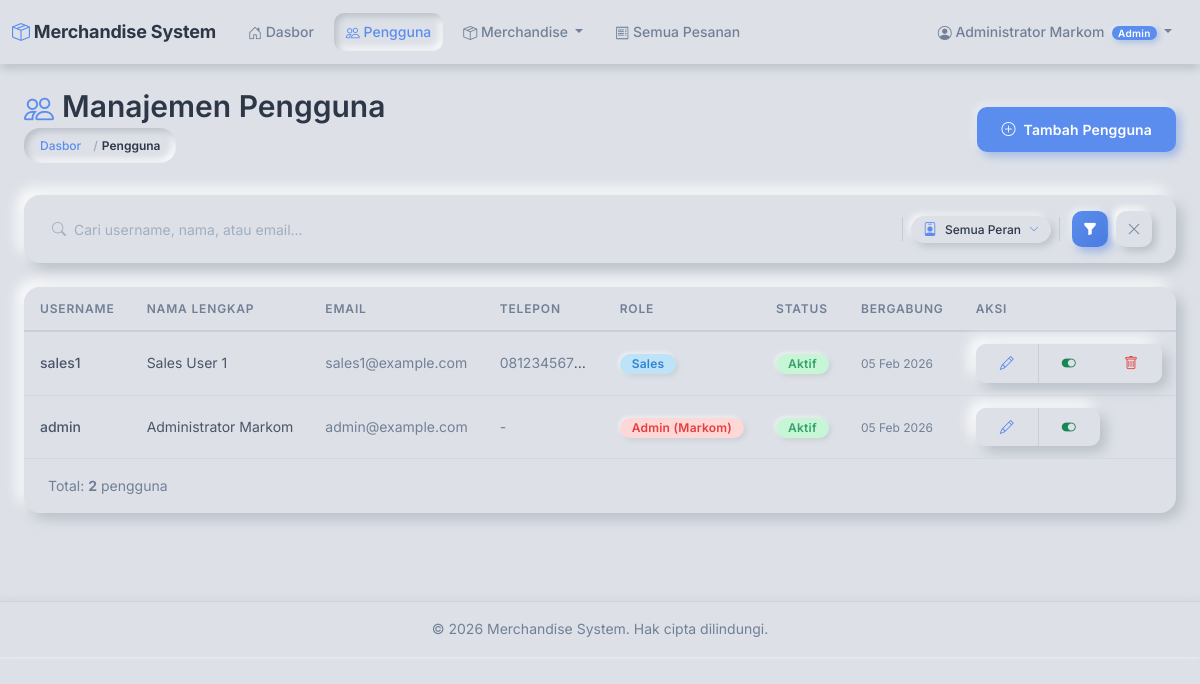
Screenshot of /accounts/users/ (signed in) with the database file from the repository.
### accounts/models.py (models this page shows, shortened)
class User(AbstractUser):
    class Role(models.TextChoices):
        ADMIN = 'ADMIN', 'Admin (Markom)'
        SALES = 'SALES', 'Sales'
    role = models.CharField(
        max_length=10,
        choices=Role.choices,
        default=Role.SALES,
        help_text='User role: ADMIN for Markom, SALES for sales team'
    )
    full_name = models.CharField(
        max_length=255,
        help_text='Full name of the user'
    )
    phone = models.CharField(
        max_length=20,
        blank=True,
        help_text='Phone number'
    )
    class Meta:
        db_table = 'users'
        verbose_name = 'User'
        verbose_name_plural = 'Users'
        ordering = ['-date_joined']
    @property
    def is_admin(self):
        return self.role == self.Role.ADMIN
    @property
    def is_sales(self):
        return self.role == self.Role.SALES

### accounts/views.py (the view)
# urls.py: path('users/', views.user_list, name='user_list'),
@admin_required
def user_list(request):
    search_query = request.GET.get('search', '')
    role_filter = request.GET.get('role', '')
    users = User.objects.all()
    if search_query:
        users = users.filter(
            Q(username__icontains=search_query) |
            Q(full_name__icontains=search_query) |
            Q(email__icontains=search_query)
        )
    if role_filter:
        users = users.filter(role=role_filter)
    context = {
        'users': users,
        'search_query': search_query,
        'role_filter': role_filter,
        'roles': User.Role.choices
    }
    return render(request, 'accounts/user_list.html', context)

### orders/context_processors.py (called while the page is built)
def cart_context(request):
    if request.user.is_authenticated and hasattr(request.user, 'is_sales') and request.user.is_sales:
        cart = Cart(request)
        return {
            'navbar_cart_total': cart.get_total_quantity(),
            'navbar_cart_unique': cart.get_total_unique(),
        }
    return {
        'navbar_cart_total': 0,
        'navbar_cart_unique': 0,
    }

### templates/accounts/user_list.html (shortened to what this page needs)
{% extends 'base.html' %}
{% block content %}
<div class="container-fluid">
    <div class="row mb-4 align-items-center">
        <div class="col">
            <h2 class="mb-1"><i class="bi bi-people me-2" style="color: var(--color-accent);"></i>Manajemen Pengguna</h2>
            <nav aria-label="breadcrumb">
                <ol class="breadcrumb">
                    <li class="breadcrumb-item"><a href="{% url 'dashboard:home' %}">Dasbor</a></li>
                    <li class="breadcrumb-item active">Pengguna</li>
                </ol>
            </nav>
        </div>
        <div class="col-12 col-md-auto mt-3 mt-md-0">
            <a href="{% url 'accounts:user_create' %}" class="btn btn-primary w-100 w-md-auto">
                <i class="bi bi-plus-circle"></i> Tambah Pengguna
            </a>
        </div>
    </div>
    <div class="compact-filter-bar mb-4">
        <form method="get" class="compact-filter-form">
            <div class="compact-filter-field compact-filter-search">
                <i class="bi bi-search compact-filter-icon"></i>
                <input type="text" name="search" class="compact-filter-input"
                       placeholder="Cari username, nama, atau email..."
                       value="{{ search_query }}">
            </div>
            <div class="compact-filter-select-wrap">
                <div class="custom-select-wrapper" data-name="role">
                    <button type="button" class="custom-select-trigger{% if role_filter %} is-active{% endif %}">
                        <i class="bi bi-person-badge cs-icon"></i>
                        <span class="cs-label">{% if role_filter == 'ADMIN' %}Admin{% elif role_filter == 'SALES' %}Sales{% else %}Semua Peran{% endif %}</span>
                        <i class="bi bi-chevron-down cs-chevron"></i>
                    </button>
                </div>
            </div>
            <div class="compact-filter-actions">
                <button type="submit" class="compact-filter-btn compact-filter-btn-primary" title="Terapkan Filter">
                    <i class="bi bi-funnel-fill"></i>
                </button>
                <a href="{% url 'accounts:user_list' %}" class="compact-filter-btn compact-filter-btn-reset" title="Reset Filter">
                    <i class="bi bi-x-lg"></i>
                </a>
            </div>
        </form>
    </div>
    <div class="card">
        <div class="card-body p-0">
            {% if users %}
            <div class="table-responsive">
                <table class="table table-hover mb-0">
                    <thead>
                        <tr>
                            <th>Username</th>
                            <th>Nama Lengkap</th>
                            <th class="d-none d-md-table-cell">Email</th>
                            <th class="d-none d-lg-table-cell">Telepon</th>
                            <th>Role</th>
                            <th>Status</th>
                            <th class="d-none d-sm-table-cell">Bergabung</th>
                            <th style="width: 160px;">Aksi</th>
                        </tr>
                    </thead>
                    <tbody>
                        {% for user_item in users %}
                        <tr>
                            <td class="fw-medium cell-max-sm" title="{{ user_item.username }}">{{ user_item.username|truncatechars:20 }}</td>
                            <td class="cell-max-md" title="{{ user_item.full_name }}">{{ user_item.full_name|truncatechars:25 }}</td>
                            <td class="d-none d-md-table-cell cell-max-md">
                                <span class="text-muted" style="font-size: var(--text-sm);" title="{{ user_item.email|default:'' }}">{{ user_item.email|truncatechars:25|default:"-" }}</span>
                            </td>
                            <td class="d-none d-lg-table-cell cell-max-sm">
                                <span class="text-muted" style="font-size: var(--text-sm);" title="{{ user_item.phone|default:'' }}">{{ user_item.phone|truncatechars:18|default:"-" }}</span>
                            </td>
                            <td>
                                {% if user_item.role == 'ADMIN' %}
                                <span class="badge bg-danger">{{ user_item.get_role_display }}</span>
                                {% else %}
                                <span class="badge bg-info text-white">{{ user_item.get_role_display }}</span>
                                {% endif %}
                            </td>
                            <td>
                                {% if user_item.is_active %}
                                <span class="badge bg-success">Aktif</span>
                                {% else %}
                                <span class="badge bg-secondary">Nonaktif</span>
                                {% endif %}
                            </td>
                            <td class="d-none d-sm-table-cell">
                                <span style="font-size: var(--text-xs); color: var(--color-text-muted);">
                                    {{ user_item.date_joined|date:"d M Y" }}
                                </span>
                            </td>
                            <td>
                                <div class="btn-group btn-group-sm">
                                    <a href="{% url 'accounts:user_edit' user_item.pk %}"
                                       class="btn btn-outline-primary"
                                       title="Edit pengguna">
                                        <i class="bi bi-pencil"></i>
                                    </a>
                                    <a href="{% url 'accounts:user_toggle_active' user_item.pk %}"
                                       class="btn {% if user_item.is_active %}btn-outline-success{% else %}btn-outline-secondary{% endif %}"
                                       title="{% if user_item.is_active %}Nonaktifkan pengguna{% else %}Aktifkan pengguna{% endif %}">
                                        <i class="bi {% if user_item.is_active %}bi-toggle-on{% else %}bi-toggle-off{% endif %}"></i>
                                    </a>
                                    {% if user_item.pk != user.pk %}
                                    <a href="{% url 'accounts:user_delete' user_item.pk %}"
                                       class="btn btn-outline-danger"
                                       title="Hapus pengguna">
                                        <i class="bi bi-trash"></i>
                                    </a>
                                    {% endif %}
                                </div>
                            </td>
                        </tr>
                        {% endfor %}
                    </tbody>
                </table>
            </div>
            <div class="px-4 py-3 text-muted" style="font-size: var(--text-sm); border-top: 1px solid rgba(184,190,199,0.3);">
                Total: <strong>{{ users.count }}</strong> pengguna
            </div>
            {% endif %}
        </div>
    </div>
</div>
{% endblock %}

### templates/base.html (shortened to what this page needs)
<!DOCTYPE html>
<html lang="id">
<head>
    <link href="https://cdn.jsdelivr.net/npm/bootstrap@5.3.0/dist/css/bootstrap.min.css" rel="stylesheet">
    <link rel="stylesheet" href="https://cdn.jsdelivr.net/npm/bootstrap-icons@1.11.0/font/bootstrap-icons.css">
    {% load static %}
    <link rel="stylesheet" href="{% static 'css/custom.css' %}">
</head>
<body>
    {% if user.is_authenticated %}
    <nav class="navbar navbar-expand-lg">
        <div class="container-fluid">
            <a class="navbar-brand" href="{% url 'dashboard:home' %}">
                <i class="bi bi-box-seam me-1" style="color: var(--color-accent);"></i>Merchandise System
            </a>
            <div class="collapse navbar-collapse" id="navbarNav">
                <ul class="navbar-nav me-auto">
                    <li class="nav-item">
                        <a class="nav-link {% if request.resolver_match.app_name == 'dashboard' %}active{% endif %}"
                           href="{% url 'dashboard:home' %}">
                            <i class="bi bi-house-door"></i> Dasbor
                        </a>
                    </li>
                    {% if user.is_admin %}
                    <li class="nav-item">
                        <a class="nav-link {% if request.resolver_match.app_name == 'accounts' %}active{% endif %}"
                           href="{% url 'accounts:user_list' %}">
                            <i class="bi bi-people"></i> Pengguna
                        </a>
                    </li>
                    <li class="nav-item dropdown">
                        <a class="nav-link dropdown-toggle {% if request.resolver_match.app_name == 'merchandise' %}active{% endif %}"
                           href="#" id="merchandiseDropdown" role="button" data-bs-toggle="dropdown" aria-expanded="false">
                            <i class="bi bi-box-seam"></i> Merchandise
                        </a>
                    </li>
                    <li class="nav-item">
                        <a class="nav-link {% if request.resolver_match.app_name == 'orders' %}active{% endif %}"
                           href="{% url 'orders:order_list' %}">
                            <i class="bi bi-receipt"></i> Semua Pesanan
                        </a>
                    </li>
                    {% endif %}
                </ul>
                <ul class="navbar-nav">
                    <li class="nav-item dropdown">
                        <a class="nav-link dropdown-toggle" href="#" id="userDropdown"
                           role="button" data-bs-toggle="dropdown" aria-expanded="false">
                            <i class="bi bi-person-circle"></i>
                            {{ user.full_name }}
                            {% if user.is_admin %}
                                <span class="badge bg-primary ms-1 badge-role">Admin</span>
                            {% else %}
                                <span class="badge bg-secondary ms-1 badge-role">Sales</span>
                            {% endif %}
                        </a>
                    </li>
                </ul>
            </div>
        </div>
    </nav>
    {% endif %}
    <main class="{% if user.is_authenticated %}container-fluid py-4{% endif %}">
        {% block content %}{% endblock %}
    </main>
    {% if user.is_authenticated %}
    <footer>
        <div class="container-fluid">
            <p class="mb-0">&copy; {% now "Y" %} Merchandise System. Hak cipta dilindungi.</p>
        </div>
    </footer>
    {% endif %}
</body>
</html>

### rows the page displays
User: full_name "Administrator Markom", username "admin", email "admin@example.com", phone "-", role "Admin (Markom)", is_active "Aktif", date_joined "05 Feb 2026"
User: username "sales1", full_name "Sales User 1", email "sales1@example.com", phone "081234567…", role "Sales", is_active "Aktif", date_joined "05 Feb 2026"

### other values shown
{{ users.count }} "2"
